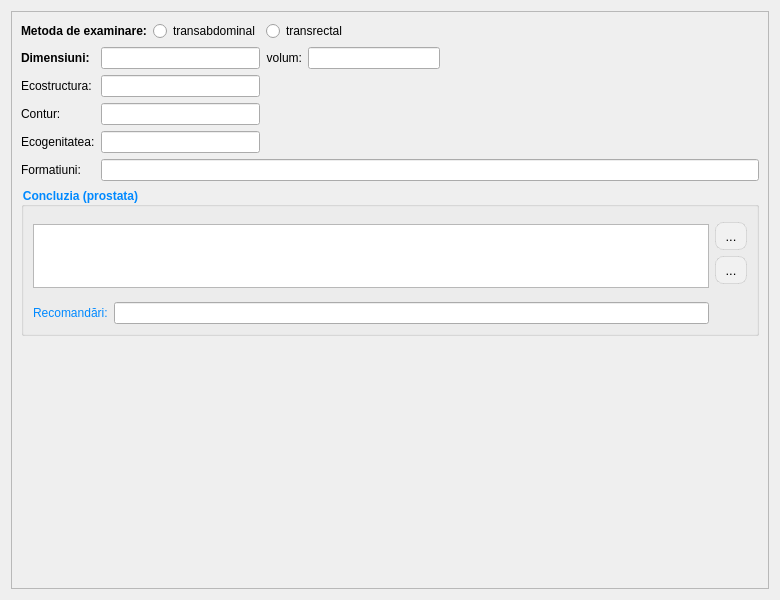
<?xml version="1.0" encoding="UTF-8"?>
<ui version="4.0">
 <class>ReportPageProstate</class>
 <widget class="QWidget" name="ReportPageProstate">
  <property name="geometry">
   <rect>
    <x>0</x>
    <y>0</y>
    <width>780</width>
    <height>600</height>
   </rect>
  </property>
  <property name="windowTitle">
   <string>Form</string>
  </property>
  <layout class="QGridLayout" name="gridLayout_12">
   <item row="0" column="0">
    <widget class="QScrollArea" name="scrollArea_prostate">
     <property name="widgetResizable">
      <bool>true</bool>
     </property>
     <widget class="QWidget" name="scrollAreaWidgetContents_prostate">
      <property name="geometry">
       <rect>
        <x>0</x>
        <y>0</y>
        <width>760</width>
        <height>580</height>
       </rect>
      </property>
      <layout class="QGridLayout" name="gridLayout_15">
       <item row="0" column="3" colspan="2">
        <widget class="QRadioButton" name="prostate_radioBtn_transrectal">
         <property name="text">
          <string>transrectal</string>
         </property>
        </widget>
       </item>
       <item row="1" column="4">
        <widget class="QLineEdit" name="prostate_volum"/>
       </item>
       <item row="0" column="0" colspan="2">
        <widget class="QLabel" name="label_36">
         <property name="font">
          <font>
           <family>Segoe UI</family>
           <bold>true</bold>
          </font>
         </property>
         <property name="text">
          <string>Metoda de examinare:</string>
         </property>
        </widget>
       </item>
       <item row="1" column="0">
        <widget class="QLabel" name="label_37">
         <property name="font">
          <font>
           <family>Segoe UI</family>
           <bold>true</bold>
          </font>
         </property>
         <property name="text">
          <string>Dimensiuni:</string>
         </property>
        </widget>
       </item>
       <item row="2" column="3" colspan="3">
        <spacer name="horizontalSpacer_12">
         <property name="orientation">
          <enum>Qt::Orientation::Horizontal</enum>
         </property>
         <property name="sizeHint" stdset="0">
          <size>
           <width>435</width>
           <height>20</height>
          </size>
         </property>
        </spacer>
       </item>
       <item row="6" column="0" colspan="6">
        <widget class="QGroupBox" name="groupBox_18">
         <property name="sizePolicy">
          <sizepolicy hsizetype="Preferred" vsizetype="Fixed">
           <horstretch>0</horstretch>
           <verstretch>0</verstretch>
          </sizepolicy>
         </property>
         <property name="font">
          <font>
           <family>Cantarell</family>
           <bold>true</bold>
          </font>
         </property>
         <property name="styleSheet">
          <string notr="true">color: rgb(0, 137, 255);</string>
         </property>
         <property name="title">
          <string>Concluzia (prostata)</string>
         </property>
         <layout class="QGridLayout" name="gridLayout_26">
          <item row="4" column="0">
           <widget class="QLabel" name="label_102">
            <property name="text">
             <string>Recomandări:</string>
            </property>
           </widget>
          </item>
          <item row="1" column="2">
           <widget class="QToolButton" name="btn_template_prostate">
            <property name="styleSheet">
             <string notr="true">QToolButton
{
border: 1px solid rgba(0, 0, 0, 0.1);
border-radius: 8px;
background-color: #f1f1f1;
color: #000000;
font-size: 13px;
padding: 4px 4px;
}
QToolButton:hover
{
background-color: #e0e0e0;
}
QToolButton:pressed
{
background-color: #d0d0d0;
}</string>
            </property>
            <property name="text">
             <string>...</string>
            </property>
            <property name="icon">
             <iconset resource="../../resources/resource.qrc">
              <normaloff>:/img/actions/select.png</normaloff>:/img/actions/select.png</iconset>
            </property>
           </widget>
          </item>
          <item row="4" column="1">
           <widget class="LineEditCustom" name="prostate_recommendation"/>
          </item>
          <item row="0" column="0" rowspan="4" colspan="2">
           <widget class="QPlainTextEdit" name="prostate_concluzion">
            <property name="sizePolicy">
             <sizepolicy hsizetype="Expanding" vsizetype="Maximum">
              <horstretch>0</horstretch>
              <verstretch>0</verstretch>
             </sizepolicy>
            </property>
            <property name="minimumSize">
             <size>
              <width>0</width>
              <height>0</height>
             </size>
            </property>
            <property name="maximumSize">
             <size>
              <width>16777215</width>
              <height>64</height>
             </size>
            </property>
            <property name="font">
             <font>
              <bold>false</bold>
             </font>
            </property>
           </widget>
          </item>
          <item row="3" column="2" rowspan="2">
           <spacer name="verticalSpacer_8">
            <property name="orientation">
             <enum>Qt::Orientation::Vertical</enum>
            </property>
            <property name="sizeHint" stdset="0">
             <size>
              <width>20</width>
              <height>40</height>
             </size>
            </property>
           </spacer>
          </item>
          <item row="2" column="2">
           <widget class="QToolButton" name="btn_add_template_prostate">
            <property name="styleSheet">
             <string notr="true">QToolButton
{
border: 1px solid rgba(0, 0, 0, 0.1);
border-radius: 8px;
background-color: #f1f1f1;
color: #000000;
font-size: 13px;
padding: 4px 4px;
}
QToolButton:hover
{
background-color: #e0e0e0;
}
QToolButton:pressed
{
background-color: #d0d0d0;
}</string>
            </property>
            <property name="text">
             <string>...</string>
            </property>
            <property name="icon">
             <iconset resource="../../resources/resource.qrc">
              <normaloff>:/img/toolBar/add.png</normaloff>:/img/toolBar/add.png</iconset>
            </property>
           </widget>
          </item>
         </layout>
        </widget>
       </item>
       <item row="3" column="0">
        <widget class="QLabel" name="label_40">
         <property name="text">
          <string>Contur:</string>
         </property>
        </widget>
       </item>
       <item row="0" column="2">
        <widget class="QRadioButton" name="prostate_radioBtn_transabdom">
         <property name="text">
          <string>transabdominal</string>
         </property>
        </widget>
       </item>
       <item row="3" column="1" colspan="2">
        <widget class="QLineEdit" name="prostate_contur"/>
       </item>
       <item row="1" column="1" colspan="2">
        <widget class="QLineEdit" name="prostate_dimens"/>
       </item>
       <item row="5" column="0">
        <widget class="QLabel" name="label_42">
         <property name="text">
          <string>Formatiuni:</string>
         </property>
        </widget>
       </item>
       <item row="1" column="3">
        <widget class="QLabel" name="label_38">
         <property name="text">
          <string>volum:</string>
         </property>
         <property name="alignment">
          <set>Qt::AlignmentFlag::AlignRight|Qt::AlignmentFlag::AlignTrailing|Qt::AlignmentFlag::AlignVCenter</set>
         </property>
        </widget>
       </item>
       <item row="2" column="1" colspan="2">
        <widget class="QLineEdit" name="prostate_ecostructure"/>
       </item>
       <item row="4" column="1" colspan="2">
        <widget class="QLineEdit" name="prostate_ecogency"/>
       </item>
       <item row="0" column="5">
        <spacer name="horizontalSpacer_7">
         <property name="orientation">
          <enum>Qt::Orientation::Horizontal</enum>
         </property>
         <property name="sizeHint" stdset="0">
          <size>
           <width>313</width>
           <height>20</height>
          </size>
         </property>
        </spacer>
       </item>
       <item row="4" column="0">
        <widget class="QLabel" name="label_41">
         <property name="text">
          <string>Ecogenitatea:</string>
         </property>
        </widget>
       </item>
       <item row="2" column="0">
        <widget class="QLabel" name="label_39">
         <property name="text">
          <string>Ecostructura:</string>
         </property>
        </widget>
       </item>
       <item row="1" column="5">
        <spacer name="horizontalSpacer_10">
         <property name="orientation">
          <enum>Qt::Orientation::Horizontal</enum>
         </property>
         <property name="sizeHint" stdset="0">
          <size>
           <width>313</width>
           <height>20</height>
          </size>
         </property>
        </spacer>
       </item>
       <item row="5" column="1" colspan="5">
        <widget class="LineEditCustom" name="prostate_formations"/>
       </item>
       <item row="7" column="0">
        <spacer name="verticalSpacer_3">
         <property name="orientation">
          <enum>Qt::Orientation::Vertical</enum>
         </property>
         <property name="sizeHint" stdset="0">
          <size>
           <width>20</width>
           <height>40</height>
          </size>
         </property>
        </spacer>
       </item>
      </layout>
     </widget>
    </widget>
   </item>
  </layout>
 </widget>
 <customwidgets>
  <customwidget>
   <class>LineEditCustom</class>
   <extends>QLineEdit</extends>
   <header>ui/widgets/lineeditcustom.h</header>
  </customwidget>
 </customwidgets>
 <tabstops>
  <tabstop>prostate_radioBtn_transabdom</tabstop>
  <tabstop>prostate_radioBtn_transrectal</tabstop>
  <tabstop>prostate_dimens</tabstop>
  <tabstop>prostate_volum</tabstop>
  <tabstop>prostate_ecostructure</tabstop>
  <tabstop>prostate_contur</tabstop>
  <tabstop>prostate_ecogency</tabstop>
  <tabstop>prostate_formations</tabstop>
  <tabstop>prostate_concluzion</tabstop>
  <tabstop>prostate_recommendation</tabstop>
 </tabstops>
 <resources>
  <include location="../../resources/resource.qrc"/>
 </resources>
 <connections/>
</ui>
